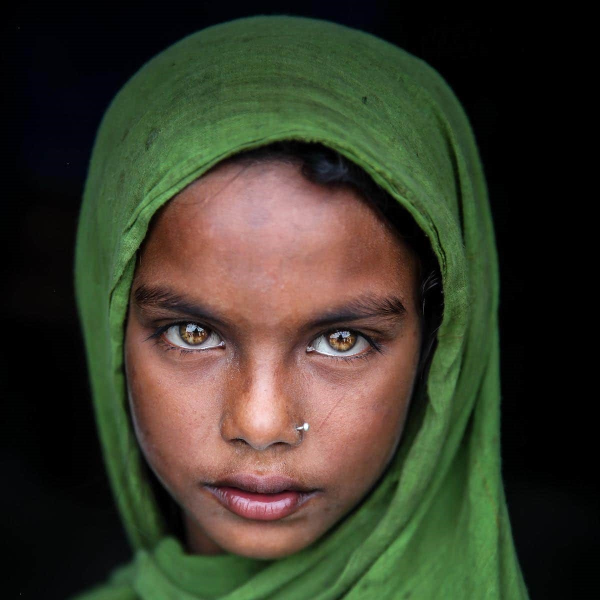
#> input picture code/images/aysha_cropped.jpg, 1200 x 1200 px (shown at 1/2 size)
$ python main.py
#> lines starting #> are read from the running program, lines starting #| are printed output that depends on the picture; long printed decimals are rounded
### code/color_v1/extract_main_colors.py
"""
Credits: https://towardsdatascience.com/finding-most-common-colors-in-python-47ea0767a06a
"""
from collections import Counter
import cv2 as cv
import numpy as np
import matplotlib.pyplot as plt
import PIL
from PIL import Image
from sklearn.cluster import KMeans
import colour


# [50 lines left out: functions show_img_compar, palette, palette_perc, not called in this run]


def prominent_colors(url, n_colors, brightness=0, contrast=0, show=False):
    # brightness is a value between 0 and 1
    img = cv.imread(url)
    img = cv.cvtColor(img, cv.COLOR_BGR2RGB)

    dim = (500, 300)
    img = cv.resize(img, dim, interpolation=cv.INTER_AREA)

    clt = KMeans(n_clusters=n_colors)

    k_cluster = clt.fit(img.reshape(-1, 3))

    width = 300
    # palette = np.zeros((50, width, 3), np.uint8)

    n_pixels = len(k_cluster.labels_)
    counter = Counter(k_cluster.labels_)  # count how many pixels per cluster
    perc = {}
    for i in counter:
        perc[i] = np.round(counter[i]/n_pixels, 2)
    perc = dict(sorted(perc.items()))

    # for logging purposes
    print(perc)
    print(k_cluster.cluster_centers_)

    if show == True:
        show_img_compar(img, palette_perc(k_cluster))
        # [6 lines of commented-out code are left out]
    result = []
    count = 0
    for i in perc:
        percent = perc[i]
        color = k_cluster.cluster_centers_[count]
        # ----- increasing brightness start -----
        min_brightness_increase = 255
        for rgb in color:
            if min_brightness_increase > (255 - rgb):
                min_brightness_increase = 255 - rgb
        color += min_brightness_increase * brightness
        # ----- increasing brightness end -----
        # ----- increasing contrast start -----

        # ----- increasing contrast end -----
        result.append((percent, color))
        count += 1

    result.sort(reverse=True, key=lambda element: (element[0], element[1][0]))
    # [4 lines of commented-out code are left out]
    print(result)
    return result


def remove_color_from_image(img, input_color, threshold):
    inverse_color = 255 - np.array(input_color)
    input_colors = np.array(
        Image.new('RGB', img.shape[:2][::-1], tuple([int(i) for i in input_color])))
    dists = colour.delta_E(img, input_colors)
    img[dists > threshold] = inverse_color

    # plt.imshow(img)
    # plt.show()
    return img


# prominent_colors("../images/aysha_cropped.jpg", 3, show=True)

### code/color_v1/main.py
from PIL import Image, ImageDraw
import numpy as np
import matplotlib.pyplot as plt
import matplotlib.image as image
from skimage.draw import line
import math
import random
from extract_main_colors import prominent_colors, remove_color_from_image
import colour

random.seed(10)

# [14 lines of commented-out code are left out]


def pixel_pos_to_pixel_dist(input_positions, img, input_color):
    ys = input_positions[0]
    xs = input_positions[1]
    result = []
    vals = []

    # img = remove_color_from_image(img, input_color, threshold)

    # img = image.imread(url)
    for y, x in zip(ys, xs):
        val = img[y][x]
        vals.append(val)
        # [8 lines of commented-out code are left out]
    input_colors = [input_color] * len(xs)
    dist = colour.delta_E(vals, input_colors)
    # print("dist:", np.mean(dist))
    # return img, result
    return np.mean(dist)


def pixel_pos_to_draw(input_positions, img, color):
    ys = input_positions[0]
    xs = input_positions[1]

    for y, x in zip(ys, xs):
        img[y][x] = color


class stringArt():
    def __init__(self, url, i, n_nodes=100, n_strings=10, width=0.1, threshold=100):
        self.nodes_y = []
        self.nodes_x = []
        self.string_attachments = []
        self.url = url
        self.img = image.imread(url)
        self.n_nodes = n_nodes
        self.n_strings = n_strings
        self.width = width
        self.threshold = threshold
        self.mean_darkness_list = []
        self.i = i

    def create_nodes(self):
        img = image.imread(self.url)
        self.shape_y = img.shape[0]
        self.shape_x = img.shape[1]
        self.shape_z = img.shape[2]
        self.center_y = (self.shape_y // 2)
        self.center_x = (self.shape_x // 2)
        self.radius = min(self.shape_x, self.shape_y) // 2 - 2
        angle = (2 * np.pi) / self.n_nodes
        for i in range(self.n_nodes):
            curr_angle = angle * i
            # line_ = line(self.center_y, self.center_x, self.radius + int(self.radius *
            #              math.sin(curr_angle)), self.radius + int(self.radius * math.cos(curr_angle)))
            line_ = line(self.center_y, self.center_x, self.center_y + int(self.radius *
                         math.sin(curr_angle)), self.center_x + int(self.radius * math.cos(curr_angle)))
            # self.nodes.append(node(line[0][-1], line[1][-1]))
            self.nodes_y.append(line_[0][-1])
            self.nodes_x.append(line_[1][-1])
        # plt.imshow(img)
        # plt.scatter(self.nodes_x, self.nodes_y, s=20)
        # plt.show()

    def optimize_strings(self, test_color):
        self.img = remove_color_from_image(
            self.img, test_color, self.threshold)
        inverse_color = 255 - test_color
        curr_node = random.randrange(0, self.n_nodes)
        self.string_attachments.append(curr_node)
        for i in range(self.n_strings):
            # print(i)
            max_darkness = np.inf
            max_darkness_node = 0
            max_darkness_line = 0
            for test_node in range(self.n_nodes):
                line_ = line(self.nodes_y[curr_node], self.nodes_x[curr_node],
                             self.nodes_y[test_node], self.nodes_x[test_node])

                mean_pixel_dist = pixel_pos_to_pixel_dist(
                    line_, self.img, test_color)
                if mean_pixel_dist < max_darkness:
                    max_darkness = mean_pixel_dist
                    max_darkness_node = test_node
                    max_darkness_line = line_
            self.mean_darkness_list.append(max_darkness)
            print(self.i, i)
            pixel_pos_to_draw(max_darkness_line, self.img, inverse_color)

            self.string_attachments.append(max_darkness_node)
            curr_node = max_darkness_node
        # plt.imshow(self.img, alpha=0.2)
        # plt.imshow(self.img, alpha=1)

    def draw_string_art(self, color):
        image = np.zeros((self.radius * 2, self.radius * 2))
        curr_node = self.string_attachments[0]
        for i in range(1, self.n_strings):
            target_node = self.string_attachments[i]
            line_ = line(self.nodes_y[curr_node], self.nodes_x[curr_node],
                         self.nodes_y[target_node], self.nodes_x[target_node])
            plt.plot((line_[1][0], line_[1][-1]),
                     (line_[0][0], line_[0][-1]), c=color/255, linewidth=self.width)
            # pixel_pos_to_draw(line_, image)

            curr_node = target_node

        # [8 lines of commented-out code are left out]

        plt.imshow(self.img, alpha=0)
        # [13 lines of commented-out code are left out]


def main(url, n_nodes=350, n_strings=2500, width=0.035, n_colors=3, threshold=60):
    colors = prominent_colors(url, n_colors)
#> in prominent_colors, img is the input picture: shape (1200, 1200, 3); mean B, G, R 42.7, 58.7, 58.8
#> in prominent_colors, `img = cv.resize(img, dim, interpolation=cv.INTER_AREA)`:
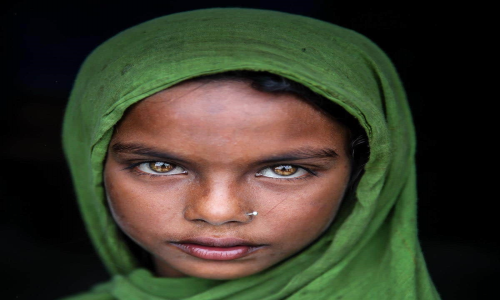
#> img: shape (300, 500, 3); mean R, G, B 58.8, 58.7, 42.8
#> in prominent_colors, `n_pixels = len(k_cluster.labels_)`: n_pixels = 150000
#> in prominent_colors, `counter = Counter(k_cluster.labels_)`: counter = {1: 64374, 4: 35350, 3: 20069, 0: 14267, 2: 15940}
#> the loop in prominent_colors, `for i in counter:` made 5 passes
#> i on passes 2, 4, 5: 4, 0, 2
#> after the loop in prominent_colors, `for i in counter:`: perc = {1: 0.43, 4: 0.24, 3: 0.13, 0: 0.1, 2: 0.11}
#> in prominent_colors, `perc = dict(sorted(perc.items()))`: perc = {0: 0.1, 1: 0.43, 2: 0.11, 3: 0.13, 4: 0.24}
#| {0: 0.1, 1: 0.43, 2: 0.11, 3: 0.13, 4: 0.24}
#| [[138.395  89.160  76.641 ]
#|  [  3.402   4.115   4.644]
#|  [193.335 139.421 130.426]
#|  [ 76.575  118.168  66.686]
#|  [ 56.652  75.757  45.275]]
#> the loop in prominent_colors, `for i in perc:` made 5 passes
#> (percent, color) on passes 1 to 5: (0.1, [138.4, 89.16, 76.64]), (0.43, [3.4, 4.12, 4.64]), (0.11, [193.3, 139.4, 130.4]), (0.13, [76.58, 118.2, 66.69]), (0.24, [56.65, 75.76, 45.27])
#> after the loop in prominent_colors, `for i in perc:`: count = 5; result = [(0.1, [138.4, 89.16, 76.64]), (0.43, [3.4, 4.12, 4.64]), (0.11, [193.3, 139.4, 130.4]), (0.13, [76.58, 118.2, 66.69]), (0.24, [56.65, 75.76, 45.27])]
#| [(0.43, array([3.402, 4.115, 4.644])), (0.24, array([56.652, 75.757, 45.275])), (0.13, array([ 76.575 , 118.168,  66.686])), (0.11, array([193.335, 139.421, 130.426])), (0.1, array([138.395,  89.160,  76.641 ]))]
#> colors = [(0.43, [3.4, 4.12, 4.64]), (0.24, [56.65, 75.76, 45.27]), (0.13, [76.58, 118.2, 66.69]), (0.11, [193.3, 139.4, 130.4]), (0.1, [138.4, 89.16, 76.64])]
    # [11 lines of commented-out code are left out]
    order = [0, 1, 2]
    # n_strings = [1000, 1500, 2500]
    # n_strings = [3, 1, 1]

    # for idx, i in enumerate(order):
    for idx, i in enumerate(reversed(range(n_colors))):
        # i = 1
        # art = stringArt(url, idx,  n_nodes=n_nodes,
        #                 n_strings=int(n_strings*colors[n_colors-1-i][0]), width=width, threshold=threshold)
        art = stringArt(url, idx,  n_nodes=n_nodes,
                        n_strings=int(n_strings*colors[i][0]), width=width, threshold=threshold)
        # [4 lines of commented-out code are left out]
        art.create_nodes()
        art.optimize_strings(colors[i][1])
#> in remove_color_from_image, `inverse_color = 255 - np.array(input_color)`: inverse_color = [116.6, 165.8, 178.4]
#> in remove_color_from_image, `input_colors = np.array( Image.new('RGB', img.shape[:2][::-1], tuple([..`:
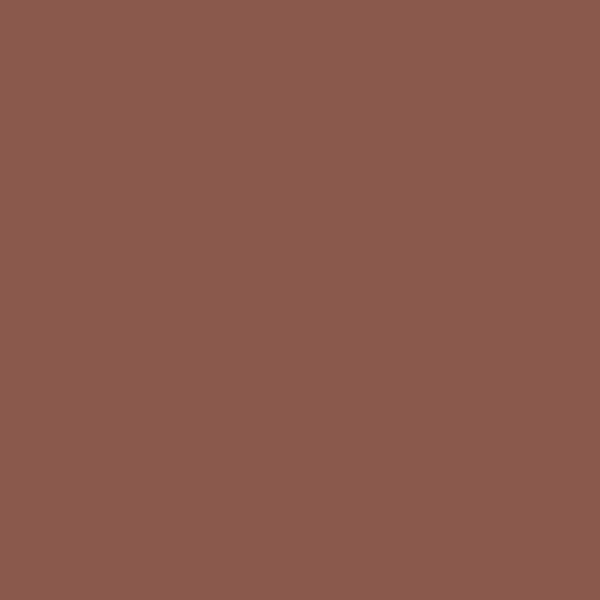
#> input_colors: shape (1200, 1200, 3) (shown at 1/2 size); mean R, G, B 138, 89, 76
#> (the call stopped at in remove_color_from_image, `dists = colour.delta_E(img, input_colors)`: colour is not available in this run)
        art.draw_string_art(colors[i][1])
        # break
    plt.axis('off')
    # fig.axes.get_xaxis().set_visible(False)
    # fig.axes.get_yaxis().set_visible(False)
    plt.savefig(f"../../images/color_figure_42.png", bbox_inches="tight", pad_inches=0)
    plt.show()


if __name__ == '__main__':
    # prominent_colors("../images/tuta3_cropped.jpg", 5, brightness=0, show=True)
#> (the run stopped early here; a loop or call above may not have finished)
